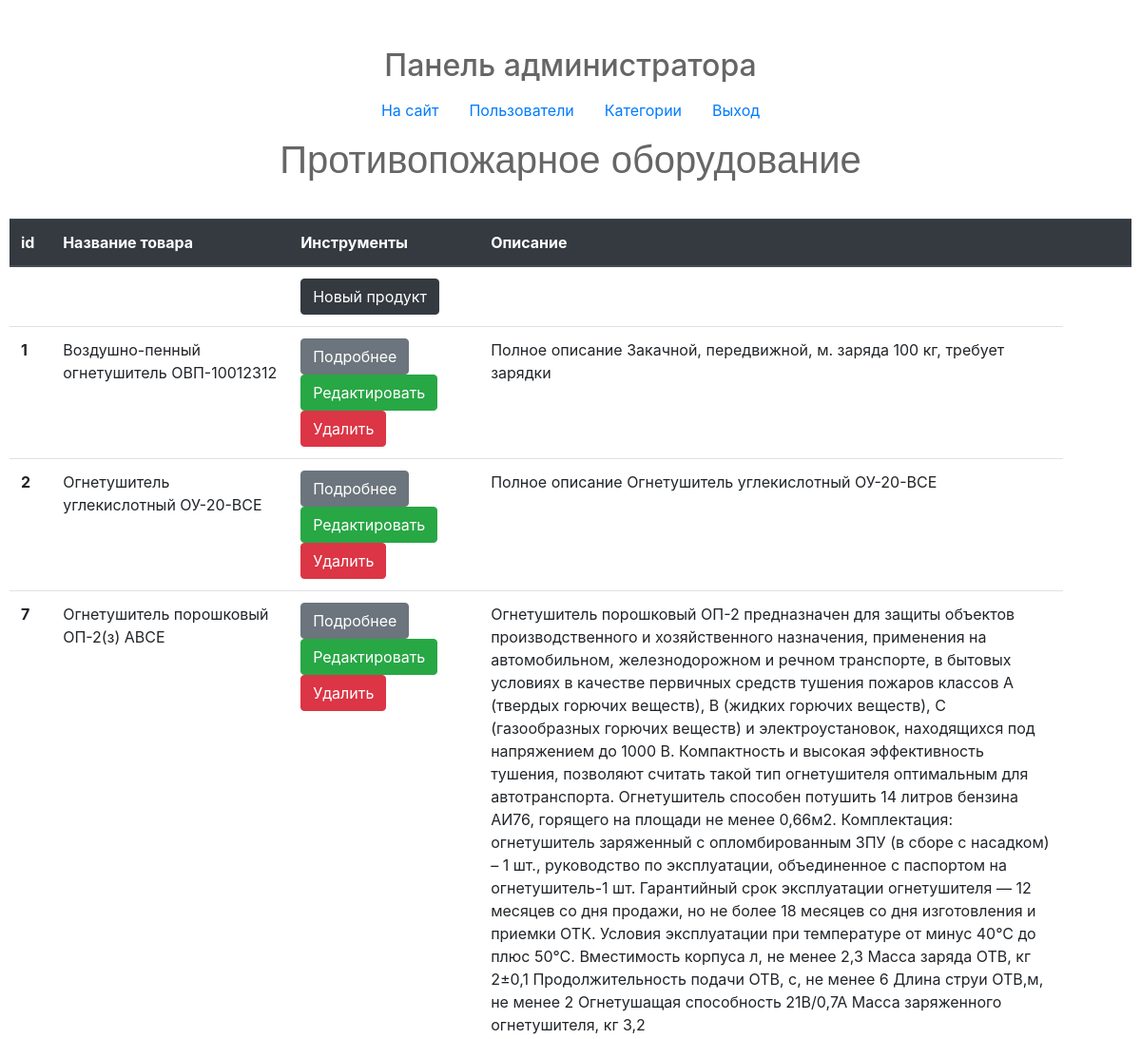
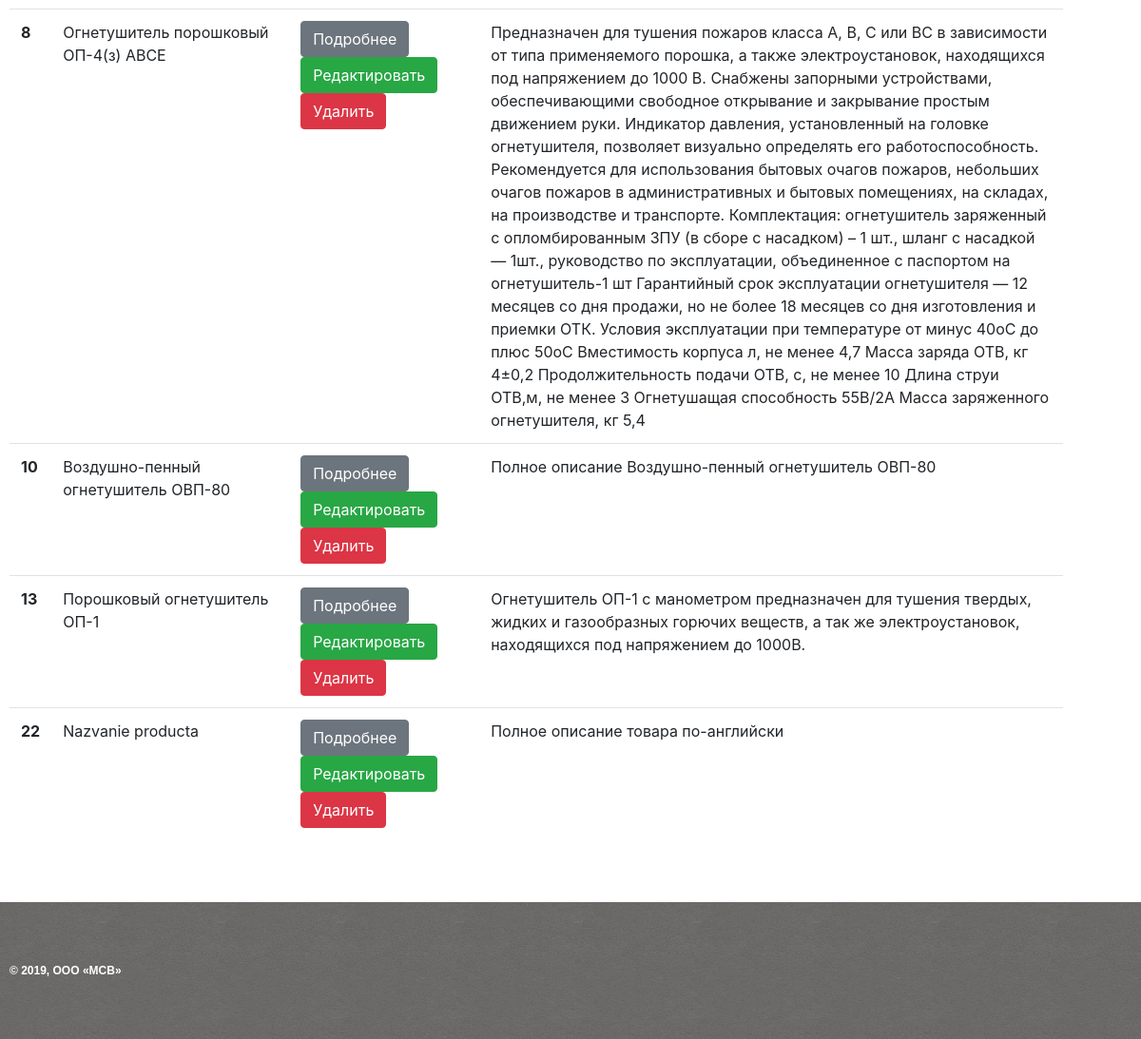
The page /myadmin/productcategory/products/1/ (signed in) on the database its author committed (2 pictures, top to bottom).
### mainapp/models.py (models this page shows, shortened)
class ProductCategory(models.Model):
    name = models.CharField(verbose_name='Имя категории', max_length=128, unique=True)
    slug = models.SlugField(verbose_name='Слаг', max_length=128, unique=True)
    description = models.TextField(verbose_name='Описание категории', blank=True)
    is_active = models.BooleanField(verbose_name='Активность', default=True)
    class Meta:
        verbose_name = 'Категория товара'
        verbose_name_plural = 'Категории товаров'

class Product(models.Model):
    category = models.ForeignKey(ProductCategory, on_delete=models.CASCADE)
    name = models.CharField(verbose_name='Название товара', max_length=128, unique=True)
    slug = models.SlugField(verbose_name='слаг', max_length=128, unique=True)
    image = models.ImageField(upload_to='product_images', default='users_avatars/default.jpg')
    short_desc = models.TextField(verbose_name='Краткое описание товара', blank=True)
    description = models.TextField(verbose_name='Полное описание товара', blank=True)
    price = models.DecimalField(verbose_name='Цена товара', max_digits=8, decimal_places=2, default=0)
    quantity = models.PositiveIntegerField(verbose_name='На складе', default=0)
    created = models.DateTimeField(auto_now_add=True, auto_now=False)
    updated = models.DateTimeField(auto_now_add=False, auto_now=True)
    is_active = models.BooleanField(verbose_name='Активность', default=True)
    to_order = models.BooleanField(verbose_name='Под заказ', default=False)
    class Meta:
        verbose_name = 'Товар'
        verbose_name_plural = 'Товары'

### adminapp/views.py (the view)
# urls.py: re_path(r'^productcategory/products/(?P<pk>\d+)/$', adminapp.productcategory_products,
@user_passes_test(lambda x: x.is_superuser)
def productcategory_products(request, pk):
    productcategory = get_object_or_404(ProductCategory, pk=pk)
    context = {
        'page_title': 'товары категории',
        'productcategory': productcategory,
        'object_list': productcategory.product_set.all(),
    }
    return render(request, 'adminapp/product_list.html', context)

### mainapp/context_processors.py (called while the page is built)
def basket(request):
    basket = []
    if request.user.is_authenticated:
        basket = Basket.objects.filter(user=request.user)
    return {
        'basket': basket,
    }

def products_menu(request):
    products_menu = ProductCategory.objects.all().exclude(is_active=False).order_by('name')
    return {
        'products_menu': products_menu,
    }

### adminapp/templates/adminapp/product_list.html
{% extends 'adminapp/base.html' %}
{% load static %}
{% block content-container %}
    <div class="content-container">
        <h2 class="myadmin-title">Панель администратора</h2>
        {% include 'adminapp/includes/inc__myadmin-menu.html' %}
            <h1 class="regisration_title_myadmin">{{ productcategory.name }}</h1>
<table class="table">
            <thead class="thead-dark">
            <tr>
                <th scope="col">id</th>
                <th scope="col">Название товара</th>
                <th scope="col">Инструменты</th>
                <th scope="col">Описание</th>
                <th scope="col"></th>
                <th scope="col"></th>
                <th scope="col"></th>
            </tr>
            </thead>
            <tbody>
            <tr>
                    <th scope="row"></th>
                    <td></td>
                    <td>
                        <a href="{% url 'myadmin:product_create' productcategory.pk %}"
                           class="btn btn-dark">Новый продукт</a>
                        </td>
                    <td>
                    </td>
                <td></td>
                <td></td>
                <td></td>
                </tr>
            {% for item in object_list %}
                <tr class="{% if not item.is_active %}not_active{% endif %}">
                    <th scope="row">{{ item.id }}</th>
                    <td class="description_myadmin_product">{{ item.name }}</td>
                    <td class="myadmin_btn_product">
                        <a href="{% url 'myadmin:product_read' item.pk %}"
                           class="btn btn-secondary">Подробнее</a>
 <a href="{% url 'myadmin:product_update' item.pk %}"
                           class="btn btn-success">Редактировать</a><br>
                  <a href="{% url 'myadmin:product_delete' item.pk %}" class="btn btn-danger">Удалить</a>
                    </td>
                    <td>{{ item.description }}
                    </td>
                </tr>
            {% endfor %}
            </tbody>
        </table>
    </div>
{% endblock %}

### static/css/style.css (style rules this page uses)
* { margin: 0; padding: 0; box-sizing: border-box; outline: 0 !important; }
html, body { height: 100%; }
.content-container { max-width: 1200px; padding: 50px 10px; margin: auto; }
.myadmin-title { color: #666; text-align: center; }
.regisration_title_myadmin { font-family: RobotoRegular, sans-serif; font-weight: 500; line-height: 24px; text-align: center; margin-bottom: 50px; color: #666; }
.description_myadmin_product { width: 250px; }
.myadmin_btn_product { width: 200px; }

### rows shown on the page
ProductCategory: name "Противопожарное оборудование"
Product: id "1", name "Воздушно-пенный огнетушитель ОВП-10012312", description "Полное описание Закачной, передвижной, м. заряда 100 кг, требует зарядки"
Product: id "2", name "Огнетушитель углекислотный ОУ-20-ВСЕ", description "Полное описание Огнетушитель углекислотный ОУ-20-ВСЕ"
Product: id "7", name "Огнетушитель порошковый ОП-2(з) АВСЕ", description "Огнетушитель порошковый ОП-2 предназначен для защиты объектов производственного и хозяйственного назначения, применения на автомобильном, железнодорожном и речном транспорте, в бытовых условиях в качестве первичных средств тушения пожаров классов А (твердых горючих веществ), В (жидких горючих веществ), С (газообразных горючих веществ) и электроустановок, находящихся под напряжением до 1000 В. Компактность и высокая эффективность тушения, позволяют считать такой тип огнетушителя оптимальным для автотранспорта. Огнетушитель способен потушить 14 литров бензина АИ76, горящего на площади не менее 0,66м2. Комплектация: огнетушитель заряженный с опломбированным ЗПУ (в сборе с насадком) – 1 шт.,…"
Product: id "8", name "Огнетушитель порошковый ОП-4(з) АВСЕ", description "Предназначен для тушения пожаров класса А, В, С или ВС в зависимости от типа применяемого порошка, а также электроустановок, находящихся под напряжением до 1000 В. Снабжены запорными устройствами, обеспечивающими свободное открывание и закрывание простым движением руки. Индикатор давления, установленный на головке огнетушителя, позволяет визуально определять его работоспособность. Рекомендуется для использования бытовых очагов пожаров, небольших очагов пожаров в административных и бытовых помещениях, на складах, на производстве и транспорте. Комплектация: огнетушитель заряженный с опломбированным ЗПУ (в сборе с насадком) – 1 шт., шланг с насадкой — 1шт., руководство по эксплуатации,…"
Product: id "10", name "Воздушно-пенный огнетушитель ОВП-80", description "Полное описание Воздушно-пенный огнетушитель ОВП-80"
Product: id "13", name "Порошковый огнетушитель ОП-1", description "Огнетушитель ОП-1 с манометром предназначен для тушения твердых, жидких и газообразных горючих веществ, а так же электроустановок, находящихся под напряжением до 1000В."
Product: id "22", name "Nazvanie producta", description "Полное описание товара по-английски"
